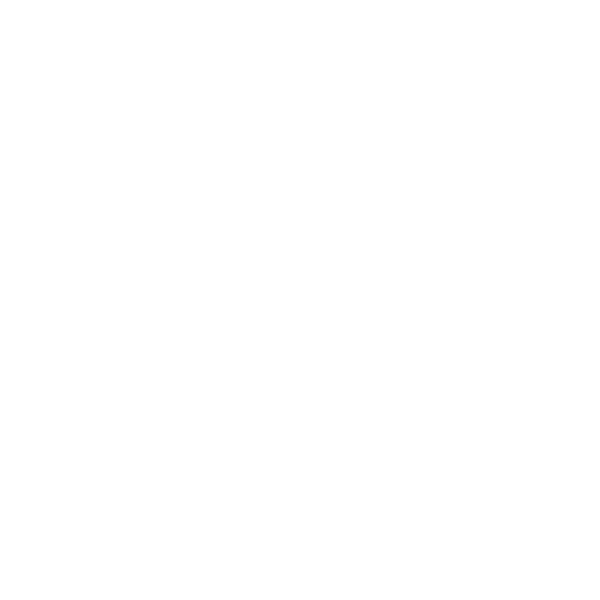
Frame 1 (no input)
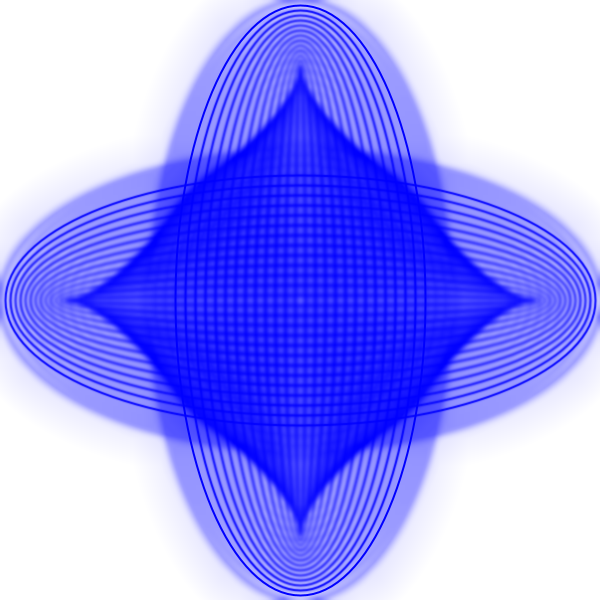
Frame 60 (the mouse pressed at the canvas centre just before this capture)
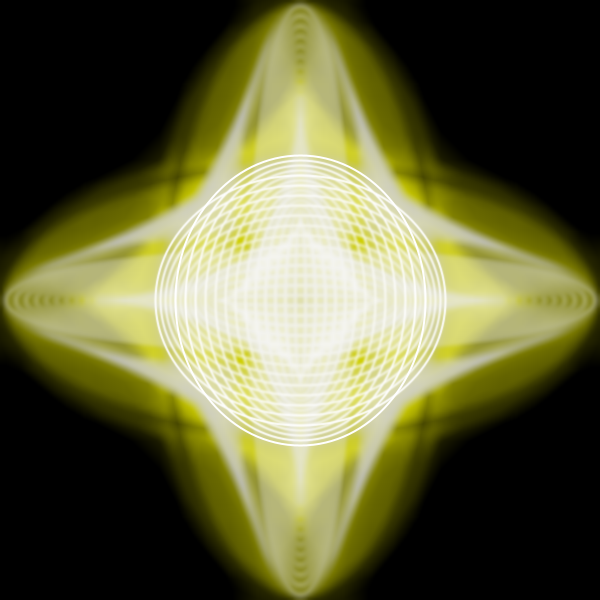
Frame 120 (the mouse held since frame 60 and released just before this capture)

The Processing sketch that drew these frames (run headless with seeded random() and noise(); from frame 60 on, the mouse is pressed at the canvas centre):

// Processing sketch: processing_1745
// ── processing_1745.pde

float a = 0;
float b = 0;

void setup() {
  size(600, 600);
  smooth();
  background(255);
}

void draw() {
  noFill();
  strokeWeight(2);
  stroke(mouseX, mouseY, 255);
  ellipse(width/2, height/2, a, b);
  filter(BLUR, 0.6);
  ellipse(width/2, height/2, b, a);
  a += 10;
  b += 20;
  if (b > height) {
    filter(BLUR, 0.6);
    b = -a;
  }
  if (a > width) {
    filter(INVERT);
    a = -b;
  }
}
